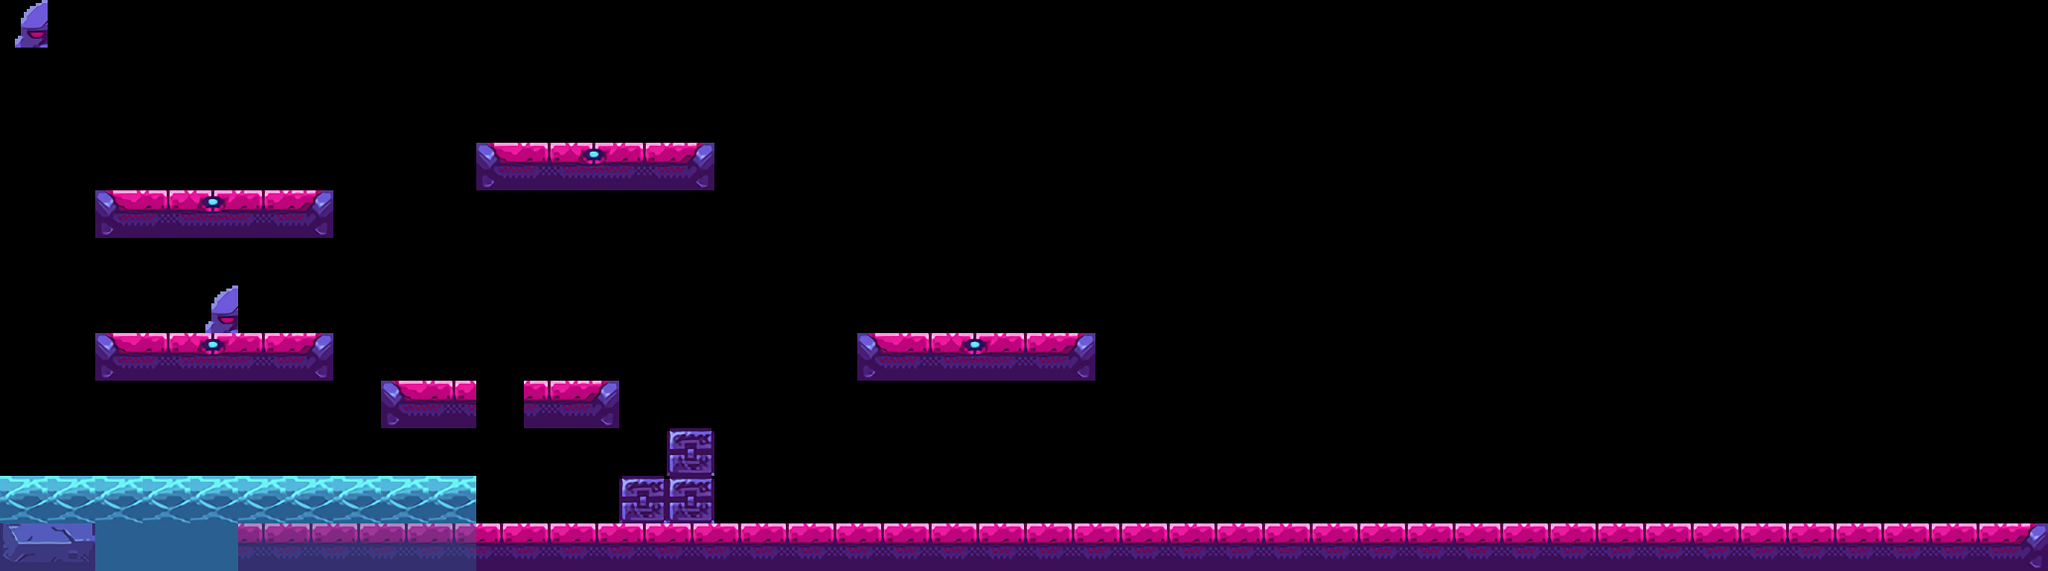

Rendered tile map (Tiled .tmx) drawn with the repository's tilesets; below, a short description and the full map source, tile grids included:
An orthogonal 43x12 tile map with 48x48 px tiles, 4 tile layers (player, layer3, collision, layer2).

<map version="1.2" tiledversion="1.2.5" orientation="orthogonal" renderorder="right-down" width="43" height="12" tilewidth="48" tileheight="48" infinite="0" nextlayerid="10" nextobjectid="1">
 <tileset firstgid="1" source="tilesets.tsx" />
 <layer id="9" name="player" width="43" height="12">
  <data encoding="csv">
0,0,0,0,0,0,0,0,0,0,0,0,0,0,0,0,0,0,0,0,0,0,0,0,0,0,0,0,0,0,0,0,0,0,0,0,0,0,0,0,0,0,0,
0,0,0,0,0,0,0,0,0,0,0,0,0,0,0,0,0,0,0,0,0,0,0,0,0,0,0,0,0,0,0,0,0,0,0,0,0,0,0,0,0,0,0,
0,0,0,0,0,0,0,0,0,0,0,0,0,0,0,0,0,0,0,0,0,0,0,0,0,0,0,0,0,0,0,0,0,0,0,0,0,0,0,0,0,0,0,
0,0,0,0,0,0,0,0,0,0,0,0,0,0,0,0,0,0,0,0,0,0,0,0,0,0,0,0,0,0,0,0,0,0,0,0,0,0,0,0,0,0,0,
0,0,0,0,0,0,0,0,0,0,0,0,0,0,0,0,0,0,0,0,0,0,0,0,0,0,0,0,0,0,0,0,0,0,0,0,0,0,0,0,0,0,0,
0,0,0,0,0,0,0,0,0,0,0,0,0,0,0,0,0,0,0,0,0,0,0,0,0,0,0,0,0,0,0,0,0,0,0,0,0,0,0,0,0,0,0,
0,0,0,0,75,0,0,0,0,0,0,0,0,0,0,0,0,0,0,0,0,0,0,0,0,0,0,0,0,0,0,0,0,0,0,0,0,0,0,0,0,0,0,
0,0,0,0,0,0,0,0,0,0,0,0,0,0,0,0,0,0,0,0,0,0,0,0,0,0,0,0,0,0,0,0,0,0,0,0,0,0,0,0,0,0,0,
0,0,0,0,0,0,0,0,0,0,0,0,0,0,0,0,0,0,0,0,0,0,0,0,0,0,0,0,0,0,0,0,0,0,0,0,0,0,0,0,0,0,0,
0,0,0,0,0,0,0,0,0,0,0,0,0,0,0,0,0,0,0,0,0,0,0,0,0,0,0,0,0,0,0,0,0,0,0,0,0,0,0,0,0,0,0,
0,0,0,0,0,0,0,0,0,0,0,0,0,0,0,0,0,0,0,0,0,0,0,0,0,0,0,0,0,0,0,0,0,0,0,0,0,0,0,0,0,0,0,
0,0,0,0,0,0,0,0,0,0,0,0,0,0,0,0,0,0,0,0,0,0,0,0,0,0,0,0,0,0,0,0,0,0,0,0,0,0,0,0,0,0,0
</data>
 </layer>
 <layer id="7" name="layer3" width="43" height="12">
  <data encoding="csv">
0,0,0,0,0,0,0,0,0,0,0,0,0,0,0,0,0,0,0,0,0,0,0,0,0,0,0,0,0,0,0,0,0,0,0,0,0,0,0,0,0,0,0,
0,0,0,0,0,0,0,0,0,0,0,0,0,0,0,0,0,0,0,0,0,0,0,0,0,0,0,0,0,0,0,0,0,0,0,0,0,0,0,0,0,0,0,
0,0,0,0,0,0,0,0,0,0,0,0,0,0,0,0,0,0,0,0,0,0,0,0,0,0,0,0,0,0,0,0,0,0,0,0,0,0,0,0,0,0,0,
0,0,0,0,0,0,0,0,0,0,0,0,0,0,0,0,0,0,0,0,0,0,0,0,0,0,0,0,0,0,0,0,0,0,0,0,0,0,0,0,0,0,0,
0,0,0,0,0,0,0,0,0,0,0,0,0,0,0,0,0,0,0,0,0,0,0,0,0,0,0,0,0,0,0,0,0,0,0,0,0,0,0,0,0,0,0,
0,0,0,0,0,0,0,0,0,0,0,0,0,0,0,0,0,0,0,0,0,0,0,0,0,0,0,0,0,0,0,0,0,0,0,0,0,0,0,0,0,0,0,
0,0,0,0,0,0,0,0,0,0,0,0,0,0,0,0,0,0,0,0,0,0,0,0,0,0,0,0,0,0,0,0,0,0,0,0,0,0,0,0,0,0,0,
0,0,0,0,0,0,0,0,0,0,0,0,0,0,0,0,0,0,0,0,0,0,0,0,0,0,0,0,0,0,0,0,0,0,0,0,0,0,0,0,0,0,0,
0,0,0,0,0,0,0,0,0,0,0,0,0,0,0,0,0,0,0,0,0,0,0,0,0,0,0,0,0,0,0,0,0,0,0,0,0,0,0,0,0,0,0,
0,0,0,0,0,0,0,0,0,0,0,0,0,0,0,0,0,0,0,0,0,0,0,0,0,0,0,0,0,0,0,0,0,0,0,0,0,0,0,0,0,0,0,
95,95,95,95,95,95,95,95,95,95,0,0,0,0,0,0,0,0,0,0,0,0,0,0,0,0,0,0,0,0,0,0,0,0,0,0,0,0,0,0,0,0,0,
119,119,119,119,119,119,119,119,119,119,0,0,0,0,0,0,0,0,0,0,0,0,0,0,0,0,0,0,0,0,0,0,0,0,0,0,0,0,0,0,0,0,0
</data>
 </layer>
 <layer id="1" name="collision" width="43" height="12">
  <data encoding="csv">
75,0,0,0,0,0,0,0,0,0,0,0,0,0,0,0,0,0,0,0,0,0,0,0,0,0,0,0,0,0,0,0,0,0,0,0,0,0,0,0,0,0,0,
0,0,0,0,0,0,0,0,0,0,0,0,0,0,0,0,0,0,0,0,0,0,0,0,0,0,0,0,0,0,0,0,0,0,0,0,0,0,0,0,0,0,0,
0,0,0,0,0,0,0,0,0,0,0,0,0,0,0,0,0,0,0,0,0,0,0,0,0,0,0,0,0,0,0,0,0,0,0,0,0,0,0,0,0,0,0,
0,0,0,0,0,0,0,0,0,0,27,28,29,30,31,0,0,0,0,0,0,0,0,0,0,0,0,0,0,0,0,0,0,0,0,0,0,0,0,0,0,0,0,
0,0,27,28,29,30,31,0,0,0,0,0,0,0,0,0,0,0,0,0,0,0,0,0,0,0,0,0,0,0,0,0,0,0,0,0,0,0,0,0,0,0,0,
0,0,0,0,0,0,0,0,0,0,0,0,0,0,0,0,0,0,0,0,0,0,0,0,0,0,0,0,0,0,0,0,0,0,0,0,0,0,0,0,0,0,0,
0,0,0,0,0,0,0,0,0,0,0,0,0,0,0,0,0,0,0,0,0,0,0,0,0,0,0,0,0,0,0,0,0,0,0,0,0,0,0,0,0,0,0,
0,0,27,28,29,30,31,0,0,0,0,0,0,0,0,0,0,0,27,28,29,30,31,0,0,0,0,0,0,0,0,0,0,0,0,0,0,0,0,0,0,0,0,
0,0,0,0,0,0,0,0,27,28,0,30,31,0,0,0,0,0,0,0,0,0,0,0,0,0,0,0,0,0,0,0,0,0,0,0,0,0,0,0,0,0,0,
0,0,0,0,0,0,0,0,0,0,0,0,0,0,166,0,0,0,0,0,0,0,0,0,0,0,0,0,0,0,0,0,0,0,0,0,0,0,0,0,0,0,0,
0,0,0,0,0,0,0,0,0,0,0,0,0,166,166,0,0,0,0,0,0,0,0,0,0,0,0,0,0,0,0,0,0,0,0,0,0,0,0,0,0,0,0,
179,180,0,0,0,28,28,28,28,28,28,28,28,28,28,28,28,28,28,28,28,28,28,28,28,28,28,28,28,28,28,28,28,28,28,28,28,28,28,28,28,28,31
</data>
 </layer>
 <layer id="5" name="layer2" width="43" height="12" opacity="0.39">
  <data encoding="csv">
0,0,0,0,0,0,0,0,0,0,0,0,0,0,0,0,0,0,0,0,0,0,0,0,0,0,0,0,0,0,0,0,0,0,0,0,0,0,0,0,0,0,0,
0,0,0,0,0,0,0,0,0,0,0,0,0,0,0,0,0,0,0,0,0,0,0,0,0,0,0,0,0,0,0,0,0,0,0,0,0,0,0,0,0,0,0,
0,0,0,0,0,0,0,0,0,0,0,0,0,0,0,0,0,0,0,0,0,0,0,0,0,0,0,0,0,0,0,0,0,0,0,0,0,0,0,0,0,0,0,
0,0,0,0,0,0,0,0,0,0,0,0,0,0,0,0,0,0,0,0,0,0,0,0,0,0,0,0,0,0,0,0,0,0,0,0,0,0,0,0,0,0,0,
0,0,0,0,0,0,0,0,0,0,0,0,0,0,0,0,0,0,0,0,0,0,0,0,0,0,0,0,0,0,0,0,0,0,0,0,0,0,0,0,0,0,0,
0,0,0,0,0,0,0,0,0,0,0,0,0,0,0,0,0,0,0,0,0,0,0,0,0,0,0,0,0,0,0,0,0,0,0,0,0,0,0,0,0,0,0,
0,0,0,0,0,0,0,0,0,0,0,0,0,0,0,0,0,0,0,0,0,0,0,0,0,0,0,0,0,0,0,0,0,0,0,0,0,0,0,0,0,0,0,
0,0,0,0,0,0,0,0,0,0,0,0,0,0,0,0,0,0,0,0,0,0,0,0,0,0,0,0,0,0,0,0,0,0,0,0,0,0,0,0,0,0,0,
0,0,0,0,0,0,0,0,0,0,0,0,0,0,0,0,0,0,0,0,0,0,0,0,0,0,0,0,0,0,0,0,0,0,0,0,0,0,0,0,0,0,0,
0,0,0,0,0,0,0,0,0,0,0,0,0,0,0,0,0,0,0,0,0,0,0,0,0,0,0,0,0,0,0,0,0,0,0,0,0,0,0,0,0,0,0,
95,95,95,95,95,95,95,95,95,95,0,0,0,0,0,0,0,0,0,0,0,0,0,0,0,0,0,0,0,0,0,0,0,0,0,0,0,0,0,0,0,0,0,
119,119,119,119,119,119,119,119,119,119,0,0,0,0,0,0,0,0,0,0,0,0,0,0,0,0,0,0,0,0,0,0,0,0,0,0,0,0,0,0,0,0,0
</data>
 </layer>
</map>